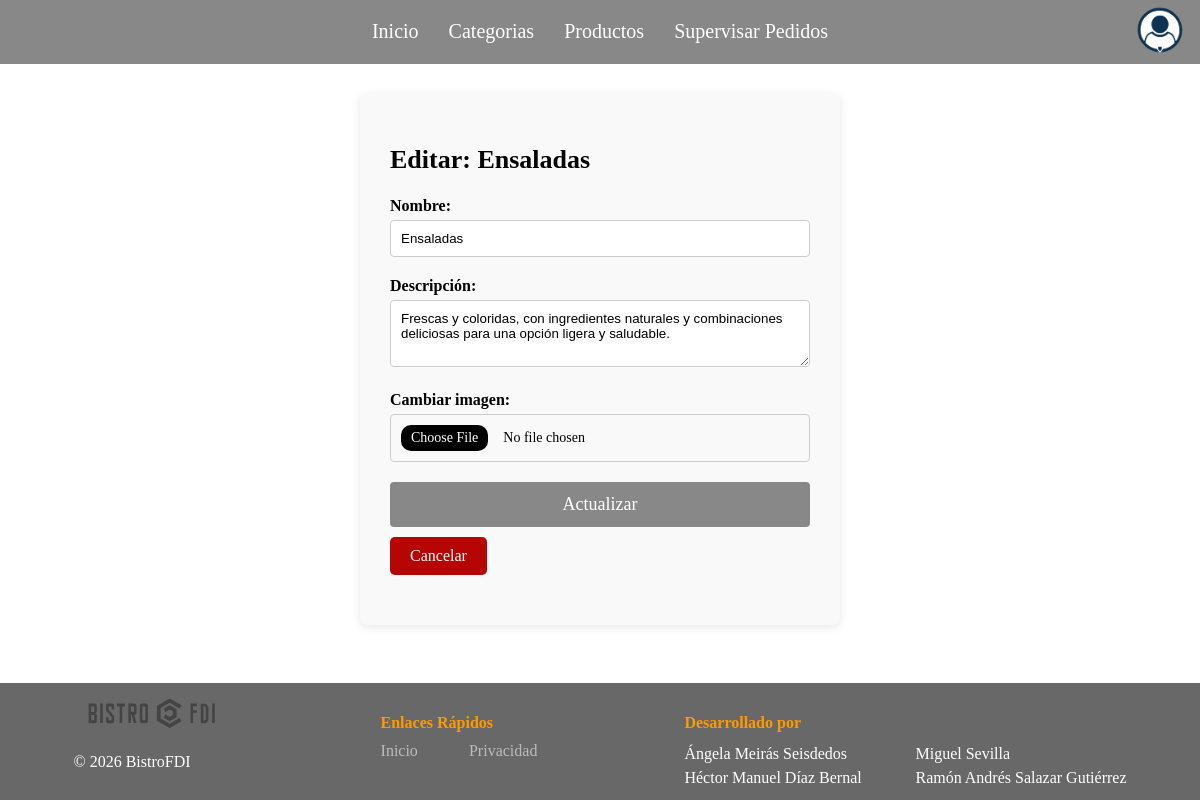
Screenshot of /practica2/includes/vistas/categorias/apoyo/categoria_actualizar.php?id=9 (signed in) with the database file from the repository.
### tables this page shows
CREATE TABLE `categorias` (
  `id` int(11) NOT NULL,
  `nombre` varchar(100) NOT NULL,
  `descripcion` text DEFAULT NULL,
  `imagen` varchar(255) DEFAULT 'default_cat.png',
  `activa` tinyint(1) DEFAULT 1
);

### practica2/includes/clases/SA/CategoriaSA.php (called while the page is built, shortened)
<?php
class CategoriaSA {
    private $dao;
    public function __construct($db_connection) {
        $this->dao = new CategoriaDAO($db_connection);
    }
    public function obtenerPorId($id) {
        return $this->dao->obtenerPorId($id);
    }
}

### practica2/includes/clases/DAO/CategoriaDAO.php (called while the page is built, shortened)
<?php
class CategoriaDAO {
    private $db;
    public function __construct($db_connection) {
        $this->db = $db_connection;
    }
    public function obtenerPorId($id) {
        $id = mysqli_real_escape_string($this->db, $id);
        $query = "SELECT * FROM categorias WHERE id = '$id'";
        $res = mysqli_query($this->db, $query);
        if ($row = mysqli_fetch_assoc($res)) {
            return new Categoria($row['id'], $row['nombre'], $row['descripcion'], $row['imagen']);
        }
        return null;
    }
}

### practica2/includes/clases/DTO/Categoria.php (called while the page is built, shortened)
<?php
class Categoria {
    private $nombre;
    private $descripcion;
    public function __construct($id, $nombre, $descripcion, $imagen = 'default_cat.png') {
        $this->nombre = $nombre;
        $this->descripcion = $descripcion;
    }
    public function getNombre() { return $this->nombre; }
    public function getDescripcion() { return $this->descripcion; }
}

### practica2/includes/vistas/categorias/apoyo/categoria_actualizar.php (the view, shortened to what this page needs)
<?php
require_once '../../../config.php';
$sa = new CategoriaSA($db_connection);
$cat = $sa->obtenerPorId($_GET['id'] ?? 0);
$nombre = htmlspecialchars($cat->getNombre());
$desc = htmlspecialchars($cat->getDescripcion());
$imgActual = htmlspecialchars($cat->getImagen());
$id = $cat->getId();
$contenidoPrincipal = <<<EOF
    <form action="procesar_categoria.php" method="POST" enctype="multipart/form-data" class="form-estilizado">
        <input type="hidden" name="accion" value="actualizar">
        <input type="hidden" name="id" value="$id">
        <input type="hidden" name="imagen_actual" value="$imgActual">
        <h2>Editar: $nombre</h2>
        <label>Nombre:</label>
        <input type="text" name="nombre" value="$nombre" required>
        <label>Descripción:</label>
        <textarea name="descripcion" rows="3" required>$desc</textarea>
        <label>Cambiar imagen:</label>
        <input type="file" name="imagen" accept="image/*">
        <div class="acciones">
            <button type="submit">Actualizar</button>
            <a href="../categorias_gerente.php" class="boton-borrar">Cancelar</a>
        </div>
    </form>
EOF;
require("../../comun/plantilla.php");

### practica2/css/default.css (style rules this page uses)
body { margin: 0; display: flex; flex-direction: column; min-height: 100vh; }
input[type="file"] { padding: 10px; width: 100%; background-color: #f9f9f9; border: 1px solid #ccc; border-radius: 4px; box-sizing: border-box; font-family: 'Times New Roman', Times, serif; font-size: 14px; }
form { background-color: #f9f9f9; padding: 30px; border-radius: 8px; box-shadow: 0 2px 10px rgba(0,0,0,0.1); max-width: 35%; width: 100%; margin: 20px 0; text-align: left; }
label { font-family: 'Times New Roman', Times, serif; font-weight: bold; display: block; margin-bottom: 5px; }
input[type="password"], input[type="text"], input[type="email"], textarea { width: 100%; padding: 10px; margin-bottom: 20px; border: 1px solid #ccc; border-radius: 4px; box-sizing: border-box; font-family: Arial, sans-serif; }
button[type="submit"] { background-color: #888888; color: white; padding: 12px 20px; border: none; border-radius: 4px; cursor: pointer; font-size: 18px; font-family: 'Times New Roman', Times, serif; width: 100%; }
h2 { font-size: 26px; font-family: 'Times New Roman', Times, serif; }
.boton-borrar { margin-top: 10px; background-color: rgb(181, 5, 5); color: white; padding: 10px 20px; text-decoration: none; border-radius: 5px; font-family: 'Times New Roman', Times, serif; margin-bottom: 20px; display: inline-block; }
.acciones { margin-top: 20px; }
.form-estilizado input[type="number"], .form-estilizado input[type="password"], .form-estilizado input[type="text"], .form-estilizado input[type="email"], .form-estilizado select, .form-estilizado textarea { width: 100%; padding: 10px; margin-bottom: 20px; border: 1px solid #ccc; border-radius: 4px; box-sizing: border-box; font-family: Arial, sans-serif; }

### rows the page displays
categorias: nombre "Ensaladas", descripcion "Frescas y coloridas, con ingredientes naturales y combinaciones deliciosas para una opción ligera y saludable."
